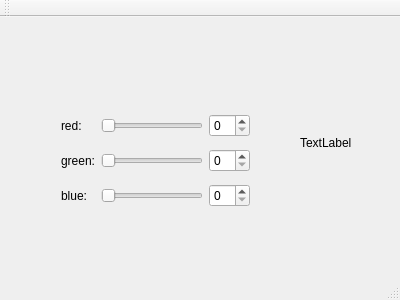
<?xml version="1.0" encoding="UTF-8"?>
<ui version="4.0">
 <class>MainWindow</class>
 <widget class="QMainWindow" name="MainWindow">
  <property name="geometry">
   <rect>
    <x>0</x>
    <y>0</y>
    <width>400</width>
    <height>300</height>
   </rect>
  </property>
  <property name="windowTitle">
   <string>MainWindow</string>
  </property>
  <widget class="QWidget" name="centralWidget">
   <widget class="QWidget" name="gridLayoutWidget">
    <property name="geometry">
     <rect>
      <x>50</x>
      <y>80</y>
      <width>211</width>
      <height>127</height>
     </rect>
    </property>
    <layout class="QGridLayout" name="gridLayout">
     <item row="1" column="0">
      <widget class="QLabel" name="labelRed">
       <property name="text">
        <string>red:</string>
       </property>
      </widget>
     </item>
     <item row="2" column="2">
      <widget class="QSpinBox" name="spinBoxGreen"/>
     </item>
     <item row="2" column="1">
      <widget class="QSlider" name="horizontalSliderGreen">
       <property name="orientation">
        <enum>Qt::Horizontal</enum>
       </property>
      </widget>
     </item>
     <item row="1" column="1">
      <widget class="QSlider" name="horizontalSliderRed">
       <property name="orientation">
        <enum>Qt::Horizontal</enum>
       </property>
      </widget>
     </item>
     <item row="3" column="0">
      <widget class="QLabel" name="labelBlue">
       <property name="text">
        <string>blue:</string>
       </property>
      </widget>
     </item>
     <item row="3" column="1">
      <widget class="QSlider" name="horizontalSliderBlue">
       <property name="orientation">
        <enum>Qt::Horizontal</enum>
       </property>
      </widget>
     </item>
     <item row="2" column="0">
      <widget class="QLabel" name="labelGreen">
       <property name="text">
        <string>green:</string>
       </property>
      </widget>
     </item>
     <item row="3" column="2">
      <widget class="QSpinBox" name="spinBoxBlue"/>
     </item>
     <item row="1" column="2">
      <widget class="QSpinBox" name="spinBoxRed"/>
     </item>
    </layout>
   </widget>
   <widget class="QLabel" name="colorLabel">
    <property name="geometry">
     <rect>
      <x>300</x>
      <y>100</y>
      <width>62</width>
      <height>51</height>
     </rect>
    </property>
    <property name="text">
     <string>TextLabel</string>
    </property>
   </widget>
  </widget>
  <widget class="QMenuBar" name="menuBar">
   <property name="geometry">
    <rect>
     <x>0</x>
     <y>0</y>
     <width>400</width>
     <height>25</height>
    </rect>
   </property>
  </widget>
  <widget class="QToolBar" name="mainToolBar">
   <attribute name="toolBarArea">
    <enum>TopToolBarArea</enum>
   </attribute>
   <attribute name="toolBarBreak">
    <bool>false</bool>
   </attribute>
  </widget>
  <widget class="QStatusBar" name="statusBar"/>
 </widget>
 <layoutdefault spacing="6" margin="11"/>
 <resources/>
 <connections>
  <connection>
   <sender>spinBoxRed</sender>
   <signal>valueChanged(int)</signal>
   <receiver>horizontalSliderRed</receiver>
   <slot>setValue(int)</slot>
   <hints>
    <hint type="sourcelabel">
     <x>227</x>
     <y>141</y>
    </hint>
    <hint type="destinationlabel">
     <x>206</x>
     <y>144</y>
    </hint>
   </hints>
  </connection>
  <connection>
   <sender>horizontalSliderGreen</sender>
   <signal>valueChanged(int)</signal>
   <receiver>spinBoxGreen</receiver>
   <slot>setValue(int)</slot>
   <hints>
    <hint type="sourcelabel">
     <x>167</x>
     <y>183</y>
    </hint>
    <hint type="destinationlabel">
     <x>227</x>
     <y>186</y>
    </hint>
   </hints>
  </connection>
  <connection>
   <sender>horizontalSliderBlue</sender>
   <signal>valueChanged(int)</signal>
   <receiver>spinBoxBlue</receiver>
   <slot>setValue(int)</slot>
   <hints>
    <hint type="sourcelabel">
     <x>198</x>
     <y>225</y>
    </hint>
    <hint type="destinationlabel">
     <x>220</x>
     <y>225</y>
    </hint>
   </hints>
  </connection>
  <connection>
   <sender>horizontalSliderRed</sender>
   <signal>valueChanged(int)</signal>
   <receiver>spinBoxRed</receiver>
   <slot>setValue(int)</slot>
   <hints>
    <hint type="sourcelabel">
     <x>114</x>
     <y>139</y>
    </hint>
    <hint type="destinationlabel">
     <x>240</x>
     <y>132</y>
    </hint>
   </hints>
  </connection>
  <connection>
   <sender>spinBoxGreen</sender>
   <signal>valueChanged(int)</signal>
   <receiver>horizontalSliderGreen</receiver>
   <slot>setValue(int)</slot>
   <hints>
    <hint type="sourcelabel">
     <x>246</x>
     <y>174</y>
    </hint>
    <hint type="destinationlabel">
     <x>192</x>
     <y>183</y>
    </hint>
   </hints>
  </connection>
  <connection>
   <sender>spinBoxBlue</sender>
   <signal>valueChanged(int)</signal>
   <receiver>horizontalSliderBlue</receiver>
   <slot>setValue(int)</slot>
   <hints>
    <hint type="sourcelabel">
     <x>235</x>
     <y>237</y>
    </hint>
    <hint type="destinationlabel">
     <x>159</x>
     <y>232</y>
    </hint>
   </hints>
  </connection>
 </connections>
</ui>
